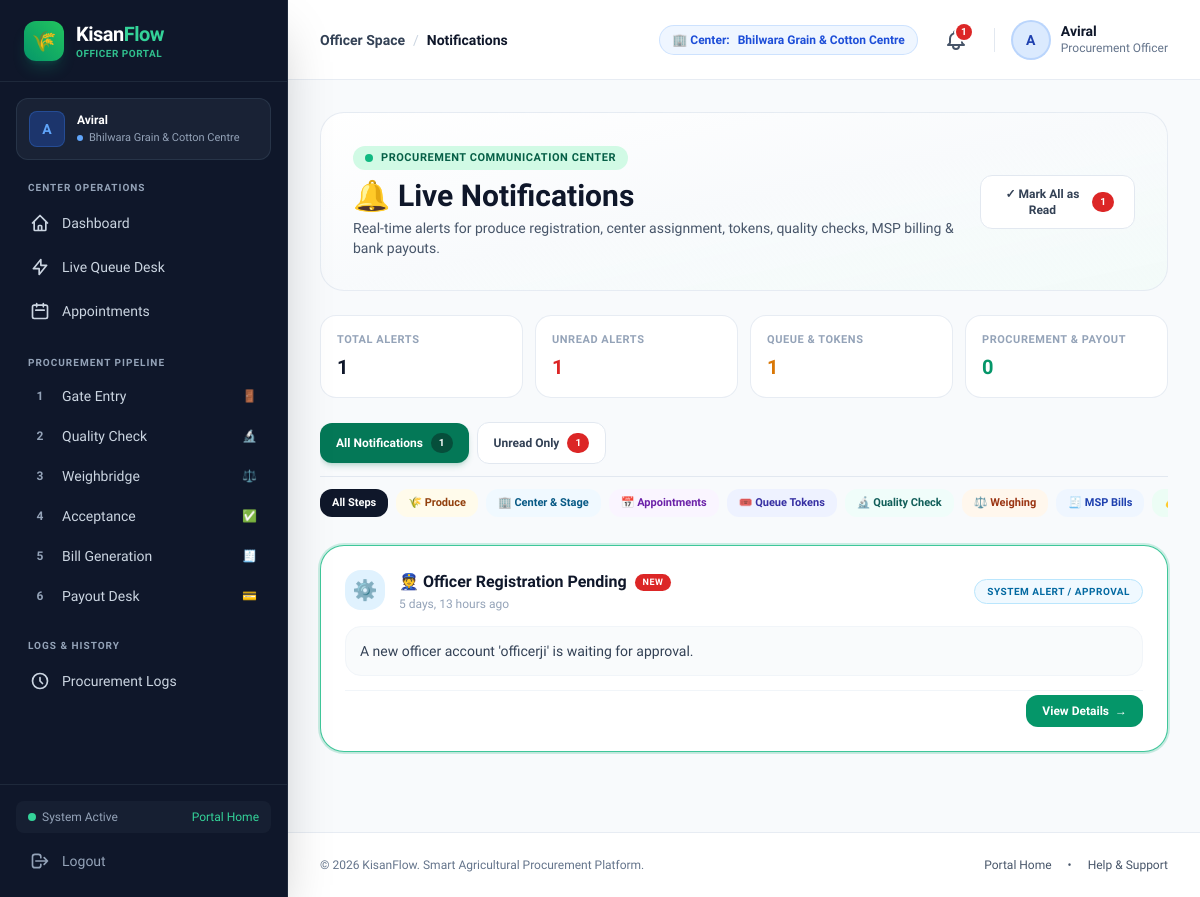
/notifications/ (signed in), run on an earlier commit of the app's database.
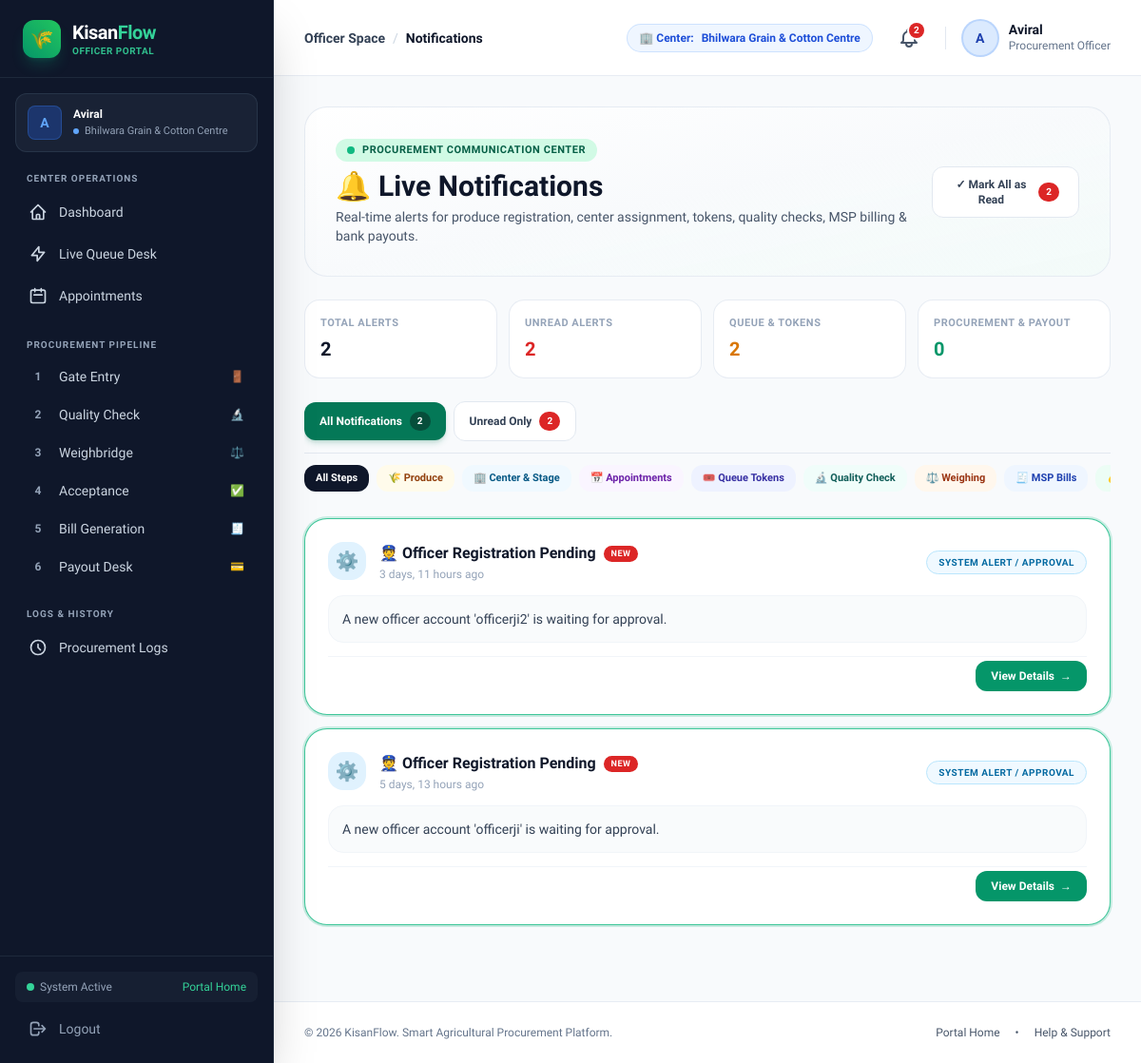
And on a later commit of the database.
### notifications/models.py (models this page shows, shortened)
class Notification(models.Model):
    NOTIFICATION_TYPES = [
        ("GENERAL", "General Notification"),
        ("PRODUCE", "Produce Registration / Update"),
        ("PROCUREMENT", "Procurement Request / Status"),
        ("APPOINTMENT", "Appointment Schedule"),
        ("TOKEN", "Token & Live Queue"),
        ("QUALITY", "Quality Inspection"),
        ("WEIGHING", "Scale Weighing"),
        ("BILL", "Procurement Bill"),
        ("PAYMENT", "Payment & Payout"),
        ("SYSTEM", "System Alert / Approval"),
    ]
    user = models.ForeignKey(
        settings.AUTH_USER_MODEL,
        on_delete=models.CASCADE,
        related_name="notifications",
    )
    title = models.CharField(max_length=255)
    message = models.TextField()
    notification_type = models.CharField(
        max_length=50,
        choices=NOTIFICATION_TYPES,
        default="GENERAL",
    )
    is_read = models.BooleanField(default=False)
    created_at = models.DateTimeField(auto_now_add=True)
    read_at = models.DateTimeField(null=True, blank=True)
    target_url = models.CharField(max_length=255, blank=True, default="")
    related_object_type = models.CharField(max_length=50, blank=True, default="")
    related_object_id = models.PositiveIntegerField(null=True, blank=True)
    event_key = models.CharField(max_length=100, blank=True, default="", db_index=True)
    class Meta:
        ordering = ["-created_at"]

### notifications/views.py (the view, shortened to what this page needs)
# urls.py: path("notifications/", include("notifications.urls")),
@login_required
def notifications(request):
    profile = getattr(request.user, "profile", None)
    sync_farmer_notifications(request.user)
    user_notifications = Notification.objects.filter(user=request.user).order_by("-created_at")
    selected_category = request.GET.get("category", "all").lower()
    selected_tab = request.GET.get("tab", "all").lower()
    filtered = user_notifications
    if selected_tab == "unread":
        filtered = filtered.filter(is_read=False)
    unread_count = user_notifications.filter(is_read=False).count()
    all_count = user_notifications.count()
    action_required_types = ["TOKEN", "APPOINTMENT", "SYSTEM"]
    action_count = user_notifications.filter(notification_type__in=action_required_types, is_read=False).count()
    smart_count = user_notifications.filter(notification_type__in=["PRODUCE", "PROCUREMENT", "PAYMENT"]).count()
    category_counts = {
        "all": all_count,
        "unread": unread_count,
        "produce": user_notifications.filter(notification_type="PRODUCE").count(),
        "appointment": user_notifications.filter(notification_type="APPOINTMENT").count(),
        "token": user_notifications.filter(notification_type="TOKEN").count(),
        "quality": user_notifications.filter(notification_type="QUALITY").count(),
        "weighing": user_notifications.filter(notification_type="WEIGHING").count(),
        "procurement": user_notifications.filter(notification_type="PROCUREMENT").count(),
        "bill": user_notifications.filter(notification_type="BILL").count(),
        "payment": user_notifications.filter(notification_type="PAYMENT").count(),
        "system": user_notifications.filter(notification_type="SYSTEM").count(),
    }
    return render(
        request,
        "notifications/notifications.html",
        {
            "farmer": request.user,
            "profile": profile,
            "notifications_list": filtered,
            "unread_count": unread_count,
            "all_count": all_count,
            "action_count": action_count,
            "smart_count": smart_count,
            "category_counts": category_counts,
            "selected_category": selected_category,
            "selected_tab": selected_tab,
        },
    )

### notifications/context_processors.py (called while the page is built)
def unread_notifications(request):
    if hasattr(request, "user") and request.user.is_authenticated:
        qs = Notification.objects.filter(user=request.user)
        unread_count = qs.filter(is_read=False).count()
        latest = qs[:5]
        return {
            "unread_notifications_count": unread_count,
            "topbar_notifications": latest,
        }
    return {
        "unread_notifications_count": 0,
        "topbar_notifications": [],
    }

### templates/notifications/notifications.html (shortened to what the changed rows need)
{% extends 'base.html' %}
{% block content %}
<div class="space-y-6 max-w-4xl mx-auto pb-12">
    <div class="flex flex-col sm:flex-row justify-between items-start sm:items-center gap-4 bg-gradient-to-br from-white via-slate-50 to-emerald-50/40 p-6 sm:p-8 rounded-3xl border border-slate-200/80 shadow-xs">
        <div>
            <h1 class="text-2xl sm:text-3xl font-extrabold text-slate-900 mt-2">🔔 Live Notifications</h1>
        </div>
        <div class="flex items-center gap-3 w-full sm:w-auto">
            {% if unread_count > 0 %}
                <form method="POST" action="{% url 'notifications:mark_all_as_read' %}" class="w-full sm:w-auto">
                    <button type="submit" class="w-full sm:w-auto px-5 py-2.5 rounded-xl bg-white border border-slate-200 text-slate-700 font-bold text-xs hover:bg-slate-50 hover:border-slate-300 transition-all shadow-xs flex items-center justify-center gap-2">
                        <span>✓ Mark All as Read</span>
                        <span class="px-2 py-0.5 rounded-full text-[10px] bg-red-600 text-white font-extrabold">{{ unread_count }}</span>
                    </button>
                </form>
            {% else %}
                <span class="px-4 py-2 rounded-xl bg-emerald-100 text-emerald-800 font-semibold text-xs flex items-center gap-1.5">
                    <span>✓</span> All notifications read
                </span>
            {% endif %}
        </div>
    </div>
    <div class="grid grid-cols-2 sm:grid-cols-4 gap-3">
        <div class="bg-white p-4 rounded-2xl border border-slate-200/80 shadow-xs">
            <span class="text-[11px] font-bold text-slate-400 uppercase tracking-wider block">Total Alerts</span>
            <span class="text-xl font-extrabold text-slate-900 block mt-1">{{ all_count }}</span>
        </div>
        <div class="bg-white p-4 rounded-2xl border border-slate-200/80 shadow-xs">
            <span class="text-[11px] font-bold text-slate-400 uppercase tracking-wider block">Unread Alerts</span>
            <span class="text-xl font-extrabold {% if unread_count > 0 %}text-red-600{% else %}text-slate-900{% endif %} block mt-1">{{ unread_count }}</span>
        </div>
        <div class="bg-white p-4 rounded-2xl border border-slate-200/80 shadow-xs">
            <span class="text-[11px] font-bold text-slate-400 uppercase tracking-wider block">Queue &amp; Tokens</span>
            <span class="text-xl font-extrabold text-amber-600 block mt-1">{{ action_count }}</span>
        </div>
    </div>
    <div class="space-y-3">
        <div class="flex items-center gap-2 border-b border-slate-200 pb-3 overflow-x-auto">
            <a href="?tab=all{% if selected_category != 'all' %}&category={{ selected_category }}{% endif %}"
               class="px-4 py-2.5 rounded-xl text-xs font-extrabold transition-all flex items-center gap-2 whitespace-nowrap {% if selected_tab == 'all' %}bg-emerald-700 text-white shadow-md shadow-emerald-700/20{% else %}bg-white border border-slate-200 text-slate-700 hover:bg-slate-50{% endif %}">
                <span>All Notifications</span>
                <span class="px-2 py-0.5 rounded-full text-[10px] {% if selected_tab == 'all' %}bg-emerald-900 text-white{% else %}bg-slate-100 text-slate-700{% endif %}">{{ all_count }}</span>
            </a>
            <a href="?tab=unread{% if selected_category != 'all' %}&category={{ selected_category }}{% endif %}"
               class="px-4 py-2.5 rounded-xl text-xs font-extrabold transition-all flex items-center gap-2 whitespace-nowrap {% if selected_tab == 'unread' %}bg-emerald-700 text-white shadow-md shadow-emerald-700/20{% else %}bg-white border border-slate-200 text-slate-700 hover:bg-slate-50{% endif %}">
                <span>Unread Only</span>
                <span class="px-2 py-0.5 rounded-full text-[10px] {% if unread_count > 0 %}bg-red-600 text-white{% else %}bg-slate-100 text-slate-700{% endif %} font-bold">{{ unread_count }}</span>
            </a>
        </div>
    </div>
    {% if notifications_list %}
        <div class="space-y-3.5">
            {% for notif in notifications_list %}
                <div class="bg-white rounded-3xl p-5 sm:p-6 border transition-all space-y-3.5
                            {% if not notif.is_read %}border-emerald-500/80 ring-2 ring-emerald-500/20 bg-emerald-50/30 shadow-sm{% else %}border-slate-200/80 shadow-xs hover:border-slate-300{% endif %}">
                    <div class="flex flex-col sm:flex-row justify-between items-start sm:items-center gap-3">
                        <div class="flex items-start gap-3.5">
                            <div class="w-10 h-10 rounded-2xl flex items-center justify-center text-xl shrink-0
                                        {% if notif.notification_type == 'PRODUCE' %}bg-amber-100 text-amber-700
                                        {% elif notif.notification_type == 'APPOINTMENT' %}bg-purple-100 text-purple-700
                                        {% elif notif.notification_type == 'TOKEN' %}bg-indigo-100 text-indigo-700
                                        {% elif notif.notification_type == 'QUALITY' %}bg-teal-100 text-teal-700
                                        {% elif notif.notification_type == 'WEIGHING' %}bg-orange-100 text-orange-700
                                        {% elif notif.notification_type == 'BILL' %}bg-blue-100 text-blue-700
                                        {% elif notif.notification_type == 'PAYMENT' %}bg-emerald-100 text-emerald-700
                                        {% else %}bg-sky-100 text-sky-700{% endif %}">
                                {% if notif.notification_type == 'PRODUCE' %}🌾
                                {% elif notif.notification_type == 'APPOINTMENT' %}📅
                                {% elif notif.notification_type == 'TOKEN' %}🎟️
                                {% elif notif.notification_type == 'QUALITY' %}🔬
                                {% elif notif.notification_type == 'WEIGHING' %}⚖️
                                {% elif notif.notification_type == 'BILL' %}🧾
                                {% elif notif.notification_type == 'PAYMENT' %}💰
                                {% elif notif.notification_type == 'SYSTEM' %}⚙️
                                {% else %}🏢{% endif %}
                            </div>
                            <div>
                                <div class="flex flex-wrap items-center gap-2">
                                    <h2 class="text-base font-bold text-slate-900">{{ notif.title }}</h2>
                                    {% if not notif.is_read %}
                                        <span class="px-2 py-0.5 rounded-full text-[9px] font-extrabold bg-red-600 text-white tracking-wider uppercase">NEW</span>
                                    {% endif %}
                                </div>
                                <span class="text-xs text-slate-400 font-medium block mt-0.5">{{ notif.created_at|timesince }} ago</span>
                            </div>
                        </div>
                        <span class="px-3 py-1 rounded-full text-[10px] font-extrabold border tracking-wider uppercase self-start sm:self-center
                                    {% if notif.notification_type == 'PRODUCE' %}bg-amber-50 text-amber-700 border-amber-200
                                    {% elif notif.notification_type == 'APPOINTMENT' %}bg-purple-50 text-purple-700 border-purple-200
                                    {% elif notif.notification_type == 'TOKEN' %}bg-indigo-50 text-indigo-700 border-indigo-200
                                    {% elif notif.notification_type == 'QUALITY' %}bg-teal-50 text-teal-700 border-teal-200
                                    {% elif notif.notification_type == 'WEIGHING' %}bg-orange-50 text-orange-700 border-orange-200
                                    {% elif notif.notification_type == 'BILL' %}bg-blue-50 text-blue-700 border-blue-200
                                    {% elif notif.notification_type == 'PAYMENT' %}bg-emerald-50 text-emerald-700 border-emerald-200
                                    {% else %}bg-sky-50 text-sky-700 border-sky-200{% endif %}">
                            {{ notif.get_notification_type_display }}
                        </span>
                    </div>
                    <p class="text-xs sm:text-sm text-slate-700 leading-relaxed bg-slate-50/80 p-3.5 rounded-2xl border border-slate-100 font-medium">
                        {{ notif.message }}
                    </p>
                    <div class="flex justify-end items-center gap-2 pt-1 border-t border-slate-100">
                        {% if notif.target_url %}
                            <a href="{% url 'notifications:mark_as_read' notif.pk %}"
                               class="px-4 py-2 rounded-xl bg-emerald-600 text-white font-bold text-xs hover:bg-emerald-700 transition-all shadow-xs flex items-center gap-1.5">
                                <span>View Details</span>
                                <span>&rarr;</span>
                            </a>
                        {% endif %}
                    </div>
                </div>
            {% endfor %}
        </div>
    {% endif %}
</div>
{% endblock %}

### templates/base.html (shortened to what the changed rows need)
<!DOCTYPE html>
<html lang="en" class="scroll-smooth">
<head>
    <script src="https://cdn.tailwindcss.com"></script>
</head>
<body class="bg-slate-50 text-slate-900 antialiased min-h-screen flex flex-col {% if user.is_authenticated %}lg:flex-row{% endif %}">
<div class="flex-1 flex flex-col min-w-0 min-h-screen">
    {% if user.is_authenticated %}
        <header class="sticky top-0 z-30 bg-white/90 backdrop-blur-md border-b border-slate-200/80 px-4 sm:px-6 lg:px-8 h-20 flex items-center justify-between shadow-xs transition-all">
            <div class="flex items-center gap-3 sm:gap-4">
                <a href="{% url 'notifications:notifications' %}" class="relative p-2.5 rounded-xl text-slate-600 hover:bg-slate-100 hover:text-emerald-600 transition-colors" title="Notifications">
                    {% if unread_notifications_count %}
                        <span class="absolute top-1.5 right-1.5 w-4 h-4 bg-red-600 text-white text-[10px] font-bold rounded-full flex items-center justify-center ring-2 ring-white animate-pulse">
                            {{ unread_notifications_count }}
                        </span>
                    {% endif %}
                </a>
            </div>
        </header>
    {% endif %}
    <main class="flex-grow {% if user.is_authenticated %}max-w-7xl w-full mx-auto px-4 sm:px-6 lg:px-8 py-8{% endif %}">
        {% block content %}
        {% endblock %}
    </main>
</div>
</body>
</html>

What changed in the data, as far as the page shows it:
added Notification: title "👮 Officer Registration Pending", is_read "NEW", created_at "3 days, 11 hours", notification_type "SYSTEM ALERT / APPROVAL", message "A new officer account 'officerji2' is waiting for approval.", shows "View Details"
Also different on the page:
{{ unread_notifications_count }}: "1" → "2"
{{ unread_count }}: "1" → "2"
{{ all_count }}: "1" → "2"
{{ action_count }}: "1" → "2"
